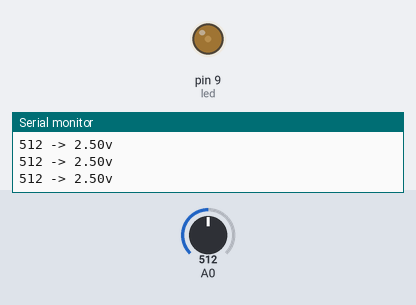
A sketch run on a simulated Arduino Uno, built with avr-gcc and run on an emulated ATmega328P. Shown: output pins drawn as LEDs (lit = HIGH), the last lines printed to the serial monitor. The test bench sets the inputs (shaded band); at power-on: A0 = 512.

Above: at 1.2 s.
1.3 s: A0 set to 716
At 2.5 s:
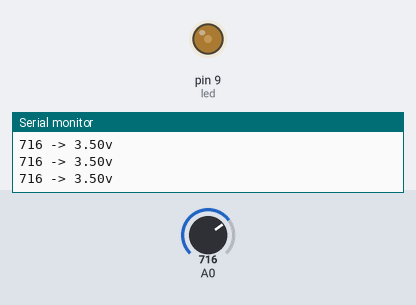
2.8 s: A0 set to 0
At 4.0 s:
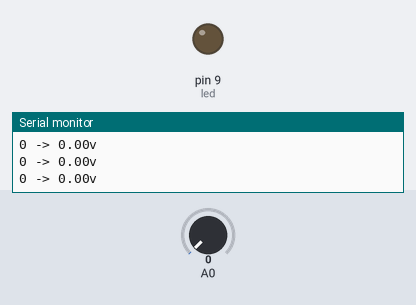
4.3 s: A0 set to 8
5.8 s: A0 set to 11
At 7.2 s:
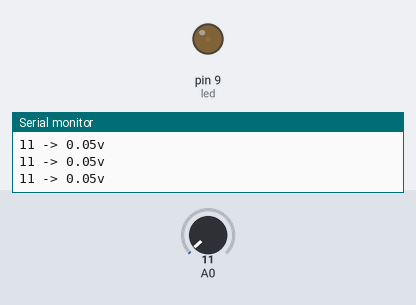
Timing chart, 0 to 8.3 s (numbered marks = the images above; inputs shaded):
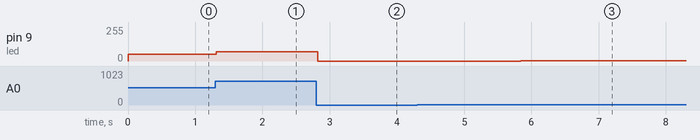

The sketch:

voltimetro.ino
```cpp
void setup()
{ Serial.begin(9600);}
int led=9;
void loop()
{
  int value=analogRead(A0);
  float voltio=value*5.0/1023.0;

  Serial.print(value);
  Serial.print(" -> ");
  Serial.print(voltio);
  Serial.println("v");

  analogWrite(led,value/10);
  delay(100);
}
```

Measured:
- after the input at 1.3 s, pin 9 (led): 51/255 → 71/255 at once
- after the input at 2.8 s, pin 9 (led): 71/255 → 0/255 at once
- after the input at 5.8 s, pin 9 (led): 0/255 → 1/255 at once
